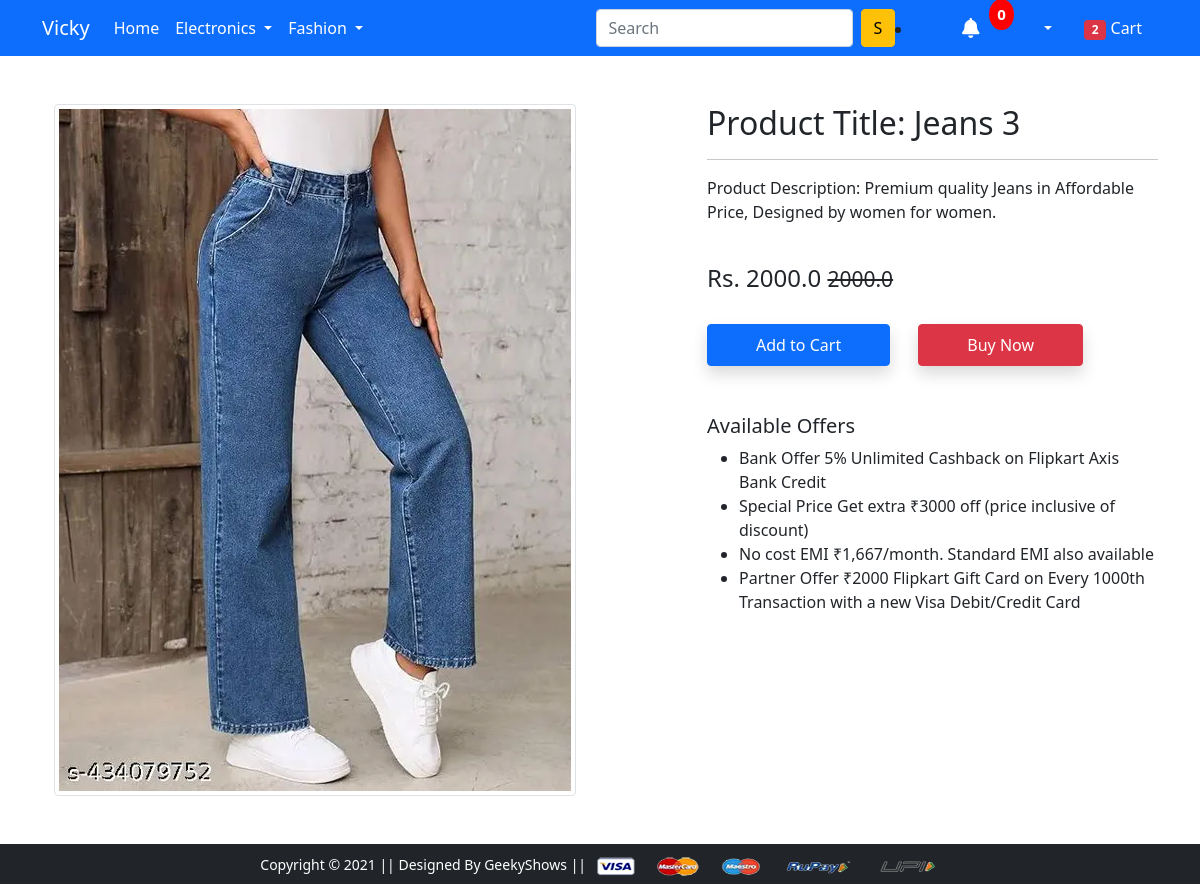
Page /product-detail/3 (signed in) on the committed database.
### app/models.py (models this page shows, shortened)
class Product(models.Model):
    title=models.CharField(max_length=100)
    selling_price=models.FloatField()
    discounted_price=models.FloatField()
    description=models.TextField()
    brand=models.CharField(max_length=100)
    category=models.CharField(choices=CATEGORY_CHOICES, max_length=2)
    product_image=models.ImageField(upload_to='productimg')

### app/views.py (the view)
# urls.py: path('product-detail/<int:pk>', views.ProductDetailView.as_view(), name='product-detail'),
class ProductDetailView(View):
 def get(self, request, pk):
  product=Product.objects.get(pk=pk)
  if request.user.is_authenticated:
   no_of_items_in_cart=len(Cart.objects.filter(user=request.user))
  return render(request, 'app/productdetail.html', {'product':product, 'no_of_items_in_cart':no_of_items_in_cart})

### app/templates/app/productdetail.html (shortened to what this page needs)
{% extends 'app/base.html' %}
{% load static %}
{% block main-content %}
<div class="container my-5">
    <div class="row">
        <div class="col-sm-6 text-center align-self-center">
            <img src="{{product.product_image.url}}" alt="" class="img-fluid img-thumbnail">
        </div>
        <div class="col-sm-5 offset-sm-1">
            <h2>Product Title: {{product.title}}</h2>
            <hr>
            <p>Product Description: {{product.description}}</p> <br>
            <h4>Rs. {{product.discounted_price}} <small
                    class="fw-light text-decoration-line-through">{{product.selling_price}}</small></h4> <br>
            <a href="{% url 'add-to-cart' product.id %}" class="btn btn-primary shadow px-5 py-2">Add to Cart</a>
            <a href="{% url 'buy-now' %}" class="btn btn-danger shadow px-5 py-2 ms-4">Buy Now</a>
            <h5 class="mt-5">Available Offers</h5>
            <ul>
                <li>Bank Offer 5% Unlimited Cashback on Flipkart Axis Bank Credit</li>
                <li>Special Price Get extra ₹3000 off (price inclusive of discount)</li>
                <li>No cost EMI ₹1,667/month. Standard EMI also available</li>
                <li>Partner Offer ₹2000 Flipkart Gift Card on Every 1000th Transaction with a new Visa Debit/Credit Card
                </li>
            </ul>
        </div>
    </div>
</div>
{% endblock main-content %}

### rows in the picture
Product: product_image (picture), title "Jeans 3", description "Premium quality Jeans in Affordable Price, Designed by women for women.", discounted_price "2000.0", selling_price "2000.0"

### other values in the picture
{{ no_of_items_in_cart }} "2"
